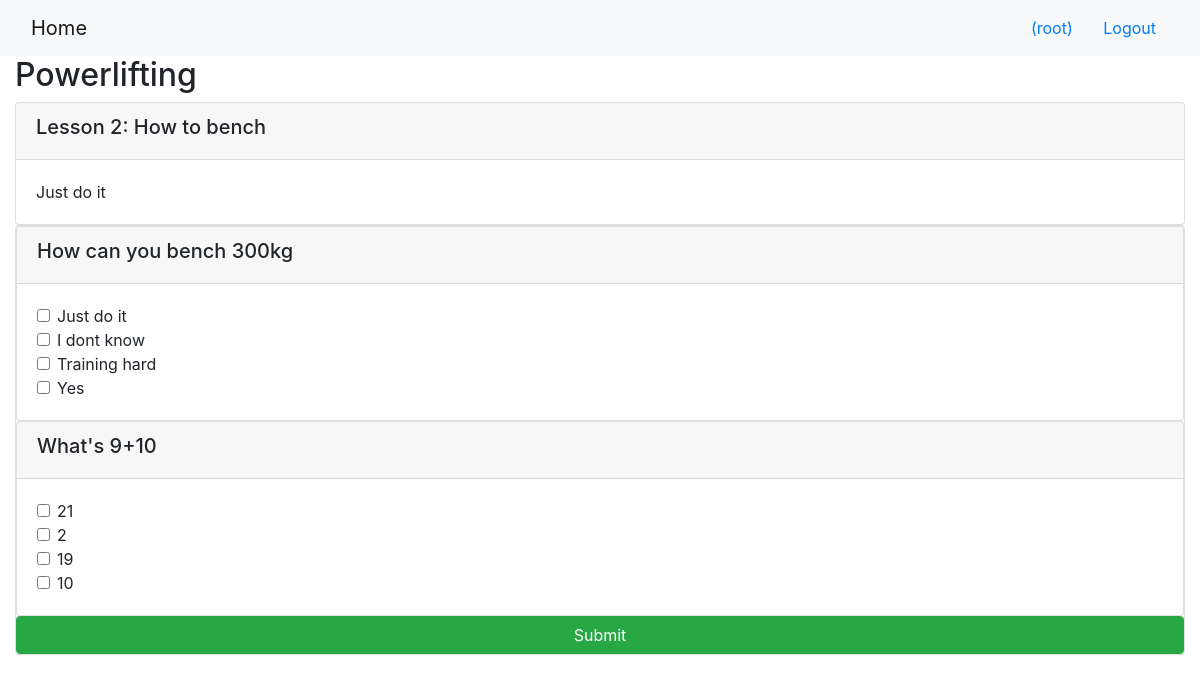
/onlinecourse/1/ (signed in), run on the app's committed database.
### onlinecourse/models.py (models this page shows, shortened)
class Course(models.Model):
    name = models.CharField(null=False, max_length=30, default='online course')
    image = models.ImageField(upload_to='course_images/')
    description = models.CharField(max_length=1000)
    pub_date = models.DateField(null=True)
    instructors = models.ManyToManyField(Instructor)
    users = models.ManyToManyField(settings.AUTH_USER_MODEL, through='Enrollment')
    total_enrollment = models.IntegerField(default=0)
    is_enrolled = False

class Lesson(models.Model):
    title = models.CharField(max_length=200, default="title")
    order = models.IntegerField(default=0)
    course = models.ForeignKey(Course, on_delete=models.CASCADE)
    content = models.TextField()

class Question(models.Model):
    courses = models.ManyToManyField(Course)
    lesson = models.ForeignKey(Lesson, on_delete=models.CASCADE)
    qtext = models.CharField(null=False, max_length=200)
    qvalue = models.IntegerField(null=False)

class Choice(models.Model):
 questionid = models.ForeignKey(Question, on_delete=models.CASCADE, default=0)
 ctext = models.CharField(null=False, max_length=50)
 iscorrect = models.BooleanField(default=False)

### onlinecourse/views.py (the view)
# urls.py: path('<int:pk>/', views.CourseDetailView.as_view(), name='course_details'),
class CourseDetailView(generic.DetailView):
    model = Course
    template_name = 'onlinecourse/course_detail_bootstrap.html'

### onlinecourse/templates/onlinecourse/course_detail_bootstrap.html (shortened to what this page needs)
<!DOCTYPE html>
<html lang="en">
<head>
     {% load static %}
    <link rel="stylesheet" href="https://maxcdn.bootstrapcdn.com/bootstrap/4.5.2/css/bootstrap.min.css">
</head>
<body>
    <nav class="navbar navbar-light bg-light">
        <div class="container-fluid">
            <div class="navbar-header">
                  <a class="navbar-brand" href="{% url 'onlinecourse:index' %}">Home</a>
            </div>
            <ul class="nav navbar-nav navbar-right">
                {% if user.is_authenticated %}
                <li>
                    <a class="btn btn-link" href="#">{{ user.first_name }}({{ user.username }})</a>
                    <a class="btn btn-link" href="{% url 'onlinecourse:logout' %}">Logout</a>
                </li>
                {% endif %}
            </ul>
        </div>
    </nav>
    <div class="container-fluid">
        <h2>{{ course.name }}</h2>
            <div class="card-columns-vertical">
            {% for lesson in course.lesson_set.all %}
                <div class="card mt-1">
                    <div class="card-header"><h5>Lesson {{lesson.order|add:1}}: {{lesson.title}}</h5></div>
                    <div class="card-body">{{lesson.content}}</div>
                </div>
            </div>
                {%if user.is_authenticated%}
                            <div class="card card-columns-vertical">
                                <form id="questionform" action="{% url 'onlinecourse:submit' course.id %}" method="post">
                                    {%for question in lesson.question_set.all%}
                                    <div class="card">
                                        <div class="card-header"><h5>{{question.qtext}}</h5></div>
                                            <div class="card-body">
                                        {%for choice in question.choice_set.all%}
                                                <div class="form-check">
                                                    <label class="form-check-label">
                                                        <input type="checkbox" name="choice_{{choice.id}}"
                                                        class="form-check-input" id="{{choice.id}}"
                                                        value="{{choice.id}}">{{ choice.ctext }}
                                                    </label>
                                                </div>
                                        {% endfor %}
                                            </div>
                                    </div>
                                    {% endfor %}
                                    <input class="btn btn-success btn-block" type="submit" value="Submit">
                                </form>
                            </div>
                    {%else%}
                        <div>
                            <p>Registrate pa hacer examen</p>
                        </div>
                {%endif%}
            {%endfor%}
    </div>
</body>
</html>

### data on the page
Course: name "Powerlifting"
Lesson: order|add "2", title "How to bench", content "Just do it"
Question: qtext "How can you bench 300kg"
Choice: ctext "Just do it"
Choice: ctext "I dont know"
Choice: ctext "Training hard"
Choice: ctext "Yes"
Question: qtext "What's 9+10"
Choice: ctext "21"
Choice: ctext "2"
Choice: ctext "19"
Choice: ctext "10"

### other printed values
{{ user.username }} "root"
